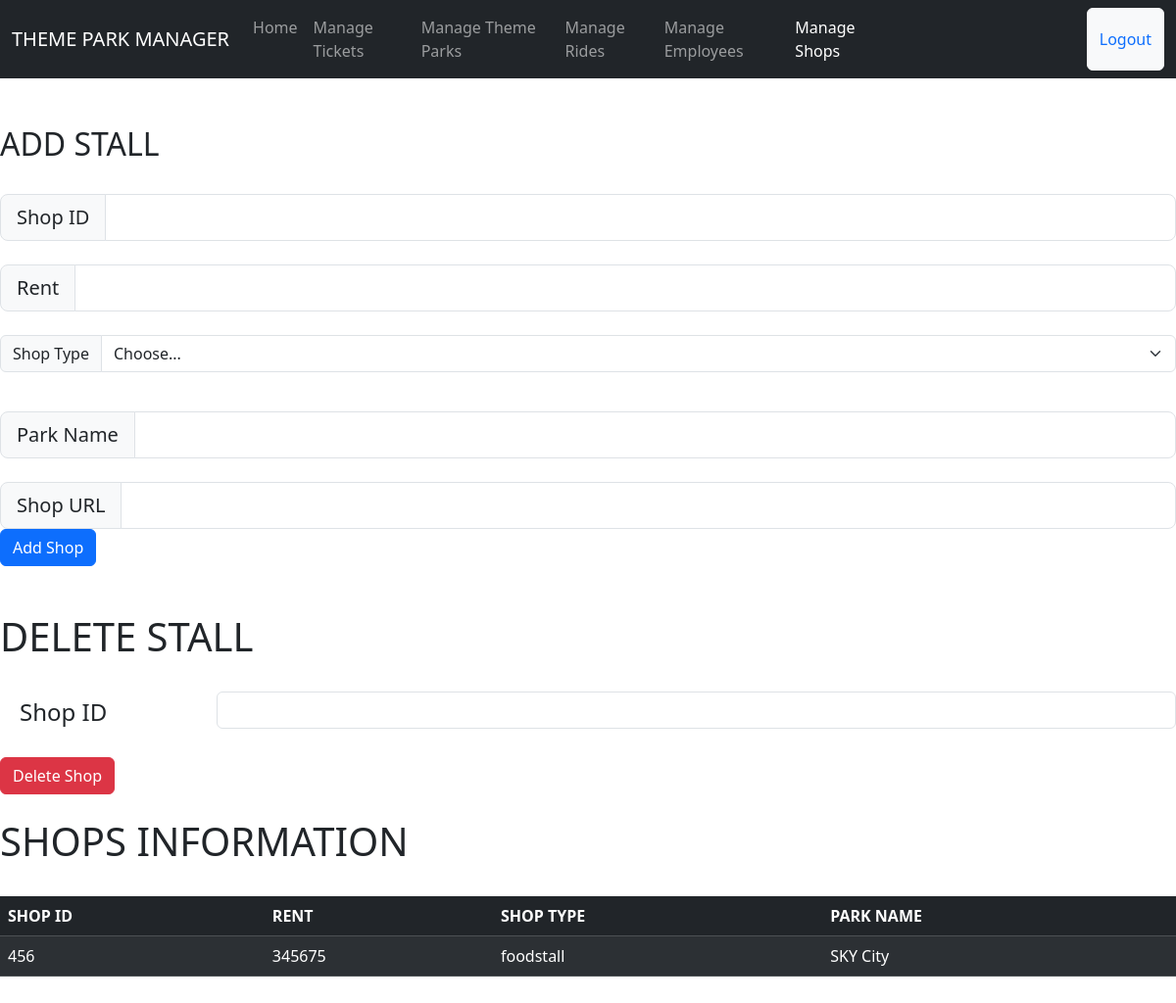
Page /shop_admin.php on the committed database.
### tables this page shows
CREATE TABLE `shop_admin` (
  `shop_id` int(11) NOT NULL,
  `rent` int(11) NOT NULL,
  `shop_type` varchar(30) NOT NULL,
  `park_name` varchar(100) NOT NULL,
  `shop_url` text NOT NULL
);

### shop_admin.php (the view, shortened to what this page needs)
<!doctype html>
<html lang="en">
  <head>
    <link href="https://cdn.jsdelivr.net/npm/bootstrap@5.3.3/dist/css/bootstrap.min.css" rel="stylesheet">
  </head>
  <body>
  <nav class="navbar navbar-expand-lg navbar-dark bg-dark">
    <div class="container-fluid">
      <a class="navbar-brand" href="home_page_admin.php">THEME PARK MANAGER</a>
      <div class="collapse navbar-collapse" id="navbarNavAltMarkup">
        <div class="navbar-nav center">
        <a class="nav-link" href="home_page_admin.php">Home</a>
          <a class="nav-link"  href="ticket_admin.php">Manage Tickets</a>
          <a class="nav-link" href="theme_park_admin.php">Manage Theme Parks</a>
          <a class="nav-link" href="rides_admin.php">Manage Rides</a>
          <a class="nav-link" href="employees.php">Manage Employees</a>
          <a class="nav-link active" aria-current="page" href="shop_admin.php">Manage Shops</a>
	<button type="button" class="btn btn-light" style="margin-left: 200px"><a href="login.php" style="text-decoration:none;">Logout</a></button>
        </div>
      </div>
    </div>
  </nav>
    <br>
    <br>
    <h2>ADD STALL</h2>
    <br>
    <form  method="POST">
    	<div class="input-group input-group-lg">
         <span class="input-group-text" id="inputGroup-sizing-lg">Shop ID</span>
        <input type="number" class="form-control" aria-label="Sizing example input" aria-describedby="inputGroup-sizing-lg" name="shop_id">
      </div>
      <br>
      <div class="input-group input-group-lg">
         <span class="input-group-text" id="inputGroup-sizing-lg">Rent</span>
        <input type="number" class="form-control" aria-label="Sizing example input" aria-describedby="inputGroup-sizing-lg" name="rent" required>
      </div>
      <br>
      <div class="input-group mb-3">
        <label class="input-group-text" for="inputGroupSelect01">Shop Type</label>
        <select class="form-select" id="inputGroupSelect01" name="shop_type" required>
          <option selected>Choose...</option>
        </select>
      </div>
      <br>
      <div class="input-group input-group-lg">
         <span class="input-group-text" id="inputGroup-sizing-lg">Park Name</span>
        <input type="text" class="form-control" aria-label="Sizing example input" aria-describedby="inputGroup-sizing-lg" name="park_name" required>
      </div>
      <br>
      <div class="input-group input-group-lg">
         <span class="input-group-text" id="inputGroup-sizing-lg">Shop URL</span>
        <input type="text" class="form-control" aria-label="Sizing example input" aria-describedby="inputGroup-sizing-lg" name="shop_url" required>
      </div>
	  	<button name="add" class="btn btn-primary ">Add Shop</button>
	</form>
  <br>
<br>
<h1>DELETE STALL</h1>
<br>
<form method= "POST">
  <div class="row mb-3" >
  <label for="inputPassword3" class="col-sm-2 col-form-label"><h4>Shop ID</h4></label>
  <div class="col-sm-10">
    <input type="number" name= "rd_id" class="form-control" id="inputPassword3">
    </div>
  </div>
    <button type="submit" name="del" class="btn btn-danger">Delete Shop</button>
  </form>
  <br>
<section class = 'Heading'>
<h1>SHOPS INFORMATION</h1>
<br>
<table class="table table-dark table-striped">
  <thead class="thead-dark">
    <tr>
      <th scope="col">SHOP ID</th>
      <th scope="col">RENT</th>
      <th scope="col">SHOP TYPE</th>
      <th scope="col">PARK NAME</th>
    </tr>
  </thead>
  <tbody>
      <?php
            require_once('dbconnect.php');
            $query = "SELECT shop_id, rent, shop_type, park_name  FROM shop_admin";
            $result=mysqli_query($conn,$query);
        if (mysqli_num_rows($result)>0) {
            while ($row=mysqli_fetch_array($result)) {
    ?>
    <tr>
      <td><?php echo $row[0];?></td>
      <td><?php echo $row[1];?></td>
      <td><?php echo $row[2];?></td>
      <td><?php echo $row[3];?></td>
    <?php
            }
        }
    ?>
    </tr>
  </tbody>
</table>
</section>
</body>
</html>

### shop_admin.php (style rules this page uses)
.navbar-expand-lg .navbar-collapse { display: flex!important; justify-content: space-around; flex-basis: auto; }
body { background-image: url(../myProject/img/bg.jpg) }
.row { padding-left: 20px; }

### rows in the picture
shop_admin: shop_id "456", rent "345675", shop_type "foodstall", park_name "SKY City"
